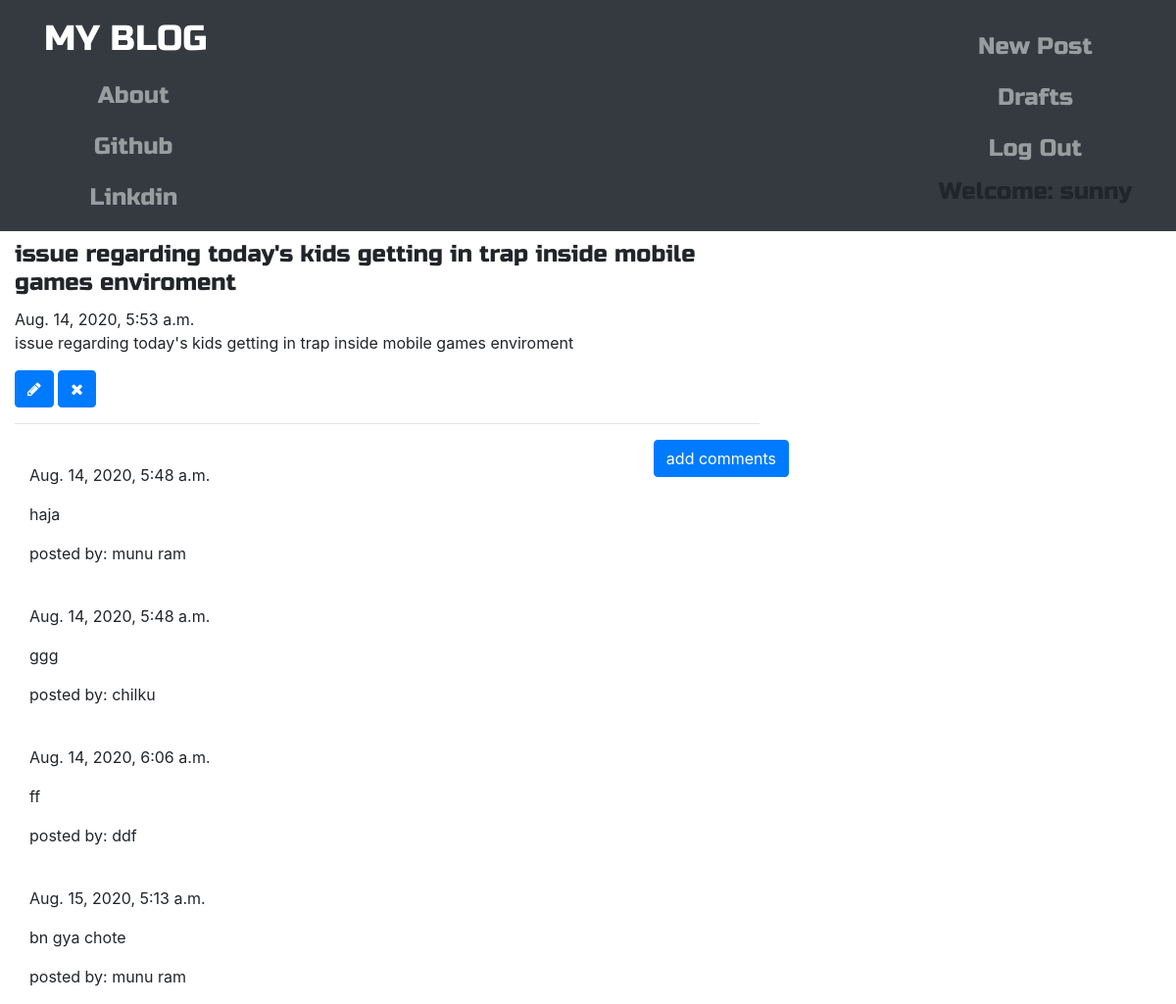
The app's page /post/9 (signed in) with its own data.
### blog/models.py (models this page shows, shortened)
class Post(models.Model):
    author= models.ForeignKey('auth.User', on_delete=models.CASCADE)
    title= models.CharField(max_length=200)
    text = models.TextField()
    created_date= models.DateTimeField(default=timezone.now())
    published_date= models.DateTimeField(blank=True, null=True)

class Comment(models.Model):
    post = models.ForeignKey('blog.Post',related_name='comments',on_delete= models.CASCADE)
    author = models.CharField(max_length=250)
    text = models.TextField()
    created_date = models.DateTimeField(default=timezone.now())
    approved_comments = models.BooleanField(default=False)

### blog/views.py (the view)
# urls.py: path('post/<int:pk>',views.PostDetailView.as_view(),name='post_detail'),
class PostDetailView(DetailView):
    model = Post

### blog/templates/blog/post_detail.html (shortened to what this page needs)
{% extends 'blog/base.html' %}
{% block body_block %}
<div class="container">
<h1 class="posttitle loader"> {{ post.title }}</h1>
{% if post.published_date %}
  <div class="date postdate">
    {{ post.published_date }}
  </div>
{% else %}
<a  class="btn btn-outline-dark" href="{% url 'post_publish' pk=post.pk %}">publish</a>
{% endif %}
<p class="postcontent"> {{ post.title|safe|linebreaksbr }}</p>
{% if user.is_authenticated %}
<a class="btn btn-primary" href="{% url 'post_edit' pk=post.pk %}"><span class="fa fa-pencil"></span></a>
<a class="btn btn-primary" href="{% url 'post_remove' pk=post.pk %}"><span class="fa fa-remove"></span></a>
{% endif %}
<hr>
<a class="btn btn-primary btn-comment" href="{% url 'add_comment_to_post' pk=post.pk %}">
add comments</a>
<div class="container">
  {% for comment in post.comments.all %}
  <br>
  {% if user.is_authenticated or comment.approved_comments %}
    {{comment.created_date}}
      <p>{{ comment.text|safe|linebreaks }}</p>
      <p> posted by: {{comment.author}}</p>
{% endif %}
{% empty %}
<p>no comments</p>
</div>
{% endfor %}
{% endblock %}

### blog/templates/blog/base.html (shortened to what this page needs)
<!DOCTYPE html>
{% load static %}
<html lang="en" dir="ltr">
  <head>
  <link rel="stylesheet" href="https://stackpath.bootstrapcdn.com/bootstrap/4.1.3/css/bootstrap.min.css"
integrity="sha384-MCw98/SFnGE8fJT3GXwEOngsV7Zt27NXFoaoApmYm81iuXoPkFOJwJ8ERdknLPMO">
<link href="https://maxcdn.bootstrapcdn.com/font-awesome/4.7.0/css/font-awesome.min.css" rel="stylesheet">
      <link rel="stylesheet" href="//cdn.jsdelivr.net/npm/medium-editor@latest/dist/css/medium-editor.min.css" type="text/css" media="screen" charset="utf-8">
  <link rel="stylesheet" href="{% static 'css/blog.css' %}">
</head>
  <body class='loader'>
    <nav class='navbar navbar-dark bg-dark techfont'>
      <div class="container">
        <ul class="navbar-nav align-items-center">
          <li> <a class='navbar-brand bigbrand' href="{% url 'post_list' %}">MY BLOG</a> </li>
          <li><a class='nav-item nav-link' href="{%url 'about' %}">About</a> </li>
          <li><a class='nav-item nav-link' href="https://github.com/">Github</a> </li>
          <li><a class='nav-item nav-link' href="https://www.linkdin.com/">Linkdin</a> </li>
        </ul>
        <div class='navbar-nav align-items-center ml-auto'>
          {% if user.is_authenticated %}
          <a class="nav-item nav-link" href="{%url 'post_new' %}">New Post</a>
          <a class="nav-item nav-link" href="{%url 'post_draft_list' %}">Drafts</a>
          <a class="nav-item nav-link" href="{%url 'logout' %}">Log Out</a>
          <a>Welcome: {{ user.username }} </a>
          {% else %}
          <a class='nav-item nav-link' href="{% url 'login' %}" aria-label='login'>
            <span class= 'fa fa-user' aria-hidden='true'></span> </a>
          {% endif %}
        </div>
      </div>
    </nav>
    <div class="content contaniner">
      <div class="row">
        <div class="col-md-8">
          <div class="blog_posts">
            {% block body_block %}
            {% endblock %}
          </div>
        </div>
      </div>
    </div>
  </body>
</html>

### blog/static/css/blog.css (style rules this page uses)
.techfont { font-family: 'Russo One', sans-serif; font-size: 1.5em; margin-bottom: 10px; }
.posttitle { font-family: 'Russo One', sans-serif; font-size: 1.5em; margin-bottom: 10px; }
.btn-comment { position: absolute; right: 0px; }
.bigbrand { font-size: 1.5em; }
.loader { filter:hue-rotate(0deg); color:linear-gradient(45deg,#0f8,#08f); animation:hue 10000ms infinite linear; }

### records on screen
Post: title "issue regarding today's kids getting in trap inside mobile games enviroment", published_date "Aug. 14, 2020, 5:53 a.m."
Comment: created_date "Aug. 14, 2020, 5:48 a.m.", text "haja", author "munu ram"
Comment: created_date "Aug. 14, 2020, 5:48 a.m.", text "ggg", author "chilku"
Comment: created_date "Aug. 14, 2020, 6:06 a.m.", text "ff", author "ddf"
Comment: created_date "Aug. 15, 2020, 5:13 a.m.", text "bn gya chote", author "munu ram"

### other values on screen
{{ user.username }} "sunny"
